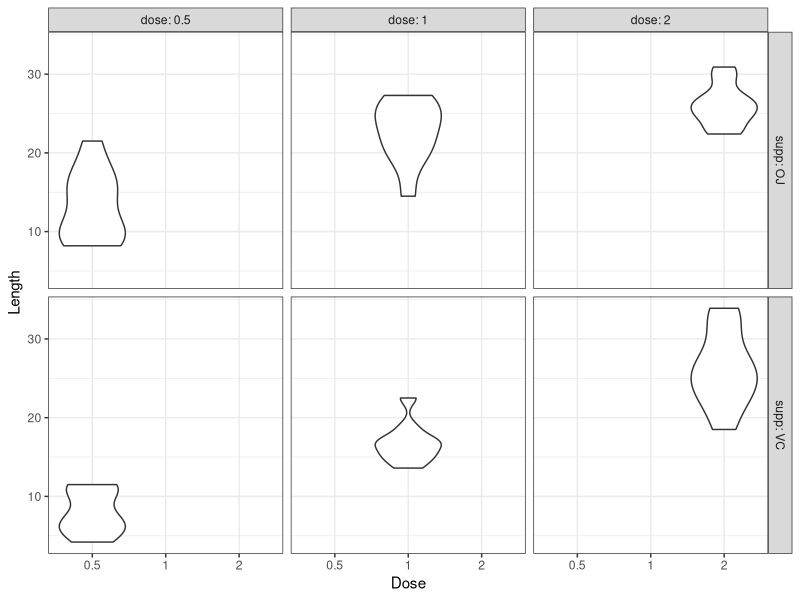

Generate this figure with R:
## ---- chunk 1
knitr::opts_chunk$set(echo = TRUE)
## ---- chunk 2
# Load necessary libs
library(ggplot2)
## ---- chunk 3
# Load necessary libs
data('ToothGrowth')
summary(ToothGrowth)
## ---- chunk 4
# Load necessary libs
for (v in names(ToothGrowth)) {
  print(unique(ToothGrowth[, v]))
}
## ---- chunk 5
# Take a look at the data
ggplot(ToothGrowth, aes(x=factor(dose, levels = c(0.5, 1.0, 2.0)), y=len, group=factor(dose, levels = c(0.5, 1.0, 2.0)))) + 
  geom_violin(aes(fill=len)) +
  facet_grid(supp ~ dose, labeller=label_both) +
  labs(x='Dose', y='Length') +
  theme_bw()
## ---- chunk 6
t.test(len~supp,data=ToothGrowth)

## ---- chunk 7
t.test(len~dose,data=ToothGrowth[ToothGrowth$dose %in% c(0.5, 1),])

## ---- chunk 8
t.test(len~dose,data=ToothGrowth[ToothGrowth$dose %in% c(0.5, 2),])

## ---- chunk 9
t.test(len~dose,data=ToothGrowth[ToothGrowth$dose %in% c(1, 2),])

